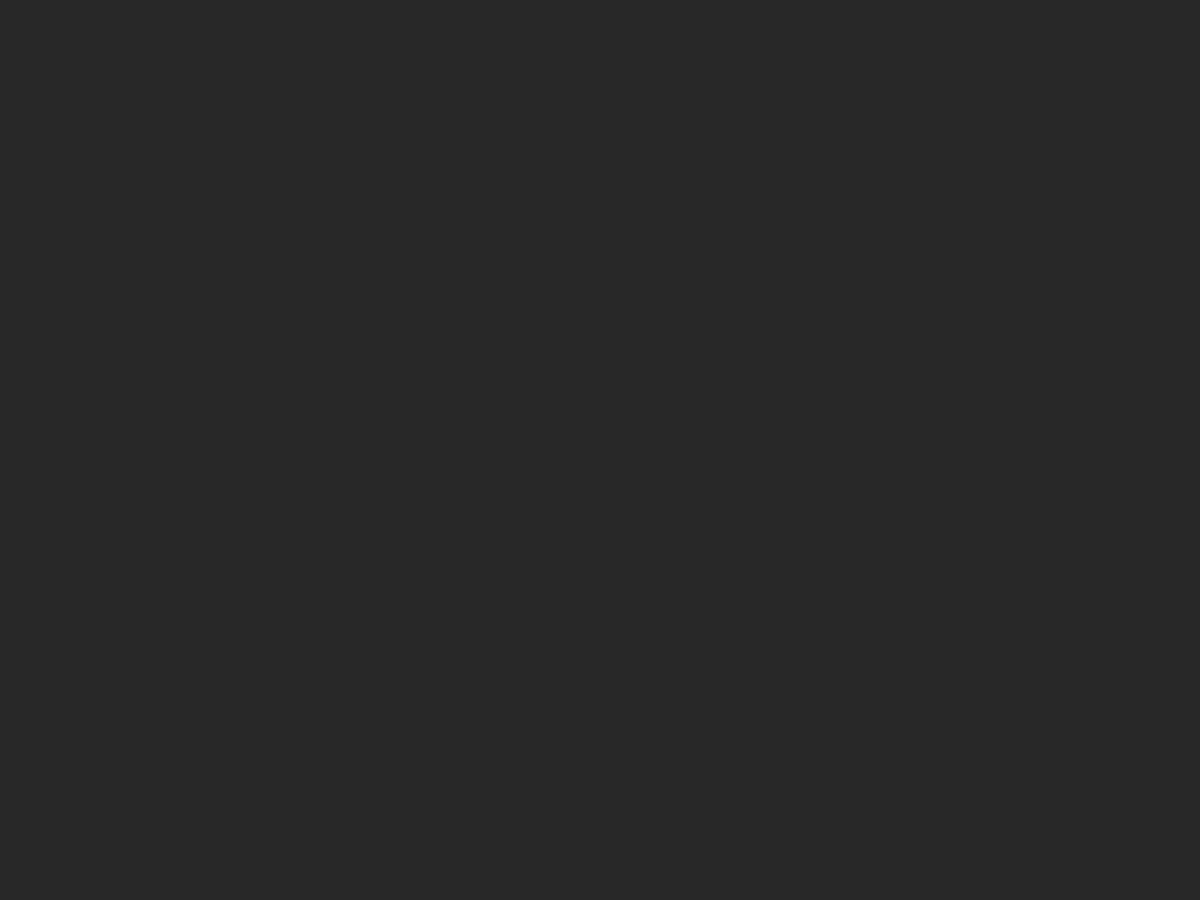
Frame 1 (no input)
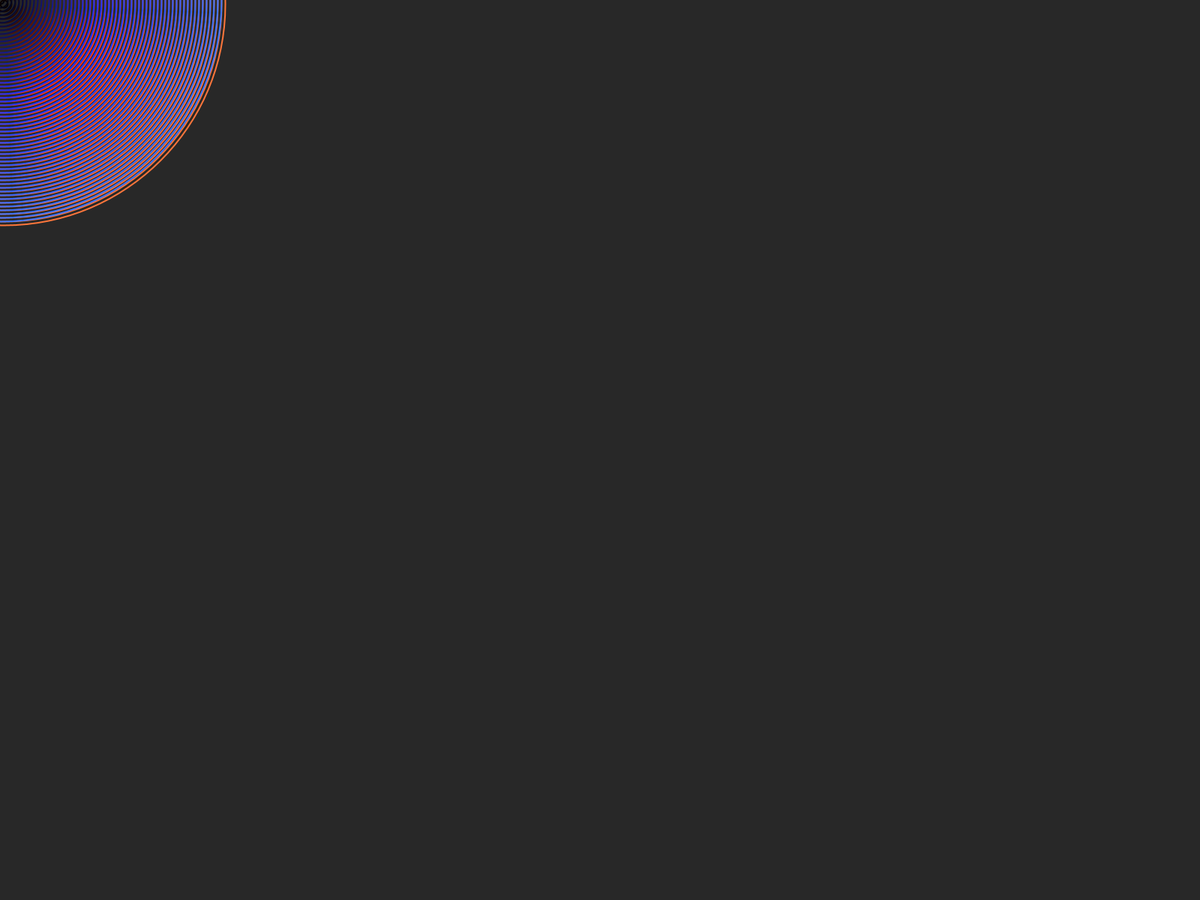
Frame 60 (the mouse pressed at the canvas centre just before this capture)
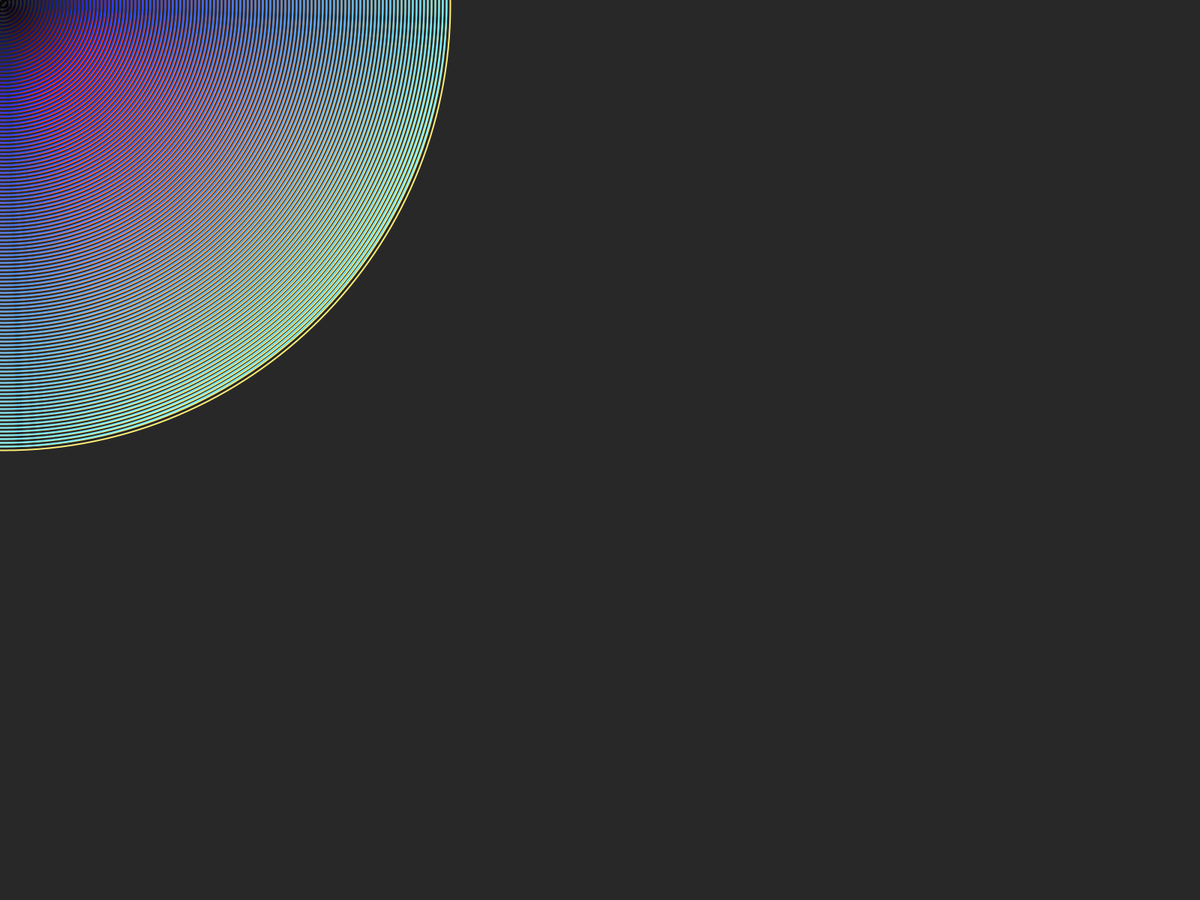
Frame 120 (the mouse held since frame 60 and released just before this capture)

The Processing sketch that drew these frames (run headless with seeded random() and noise(); from frame 60 on, the mouse is pressed at the canvas centre):

// Processing sketch: wave
// ── wave.pde
float yeahboi, noboi;
float yeh, nah;
float what, where, why;
float what2, where2, why2;

void setup(){
  fullScreen();
background(40);
}// end setup

void draw(){
  strokeWeight(2);
stroke(what, where, why);
noFill();
 ellipse(yeh,nah,yeahboi,noboi);
 stroke(what2, where2, why2);
 ellipse(yeh+5,nah+5,yeahboi,noboi);
 
 yeahboi+=10;
 noboi+=10;
  what+=1;
 where+=2;
 why+=10;
 what2+=10;
 where2+=2;
 why2+=1;
  
}// end draw
